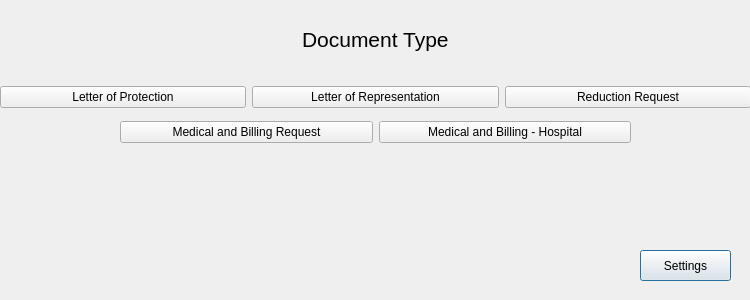
<?xml version="1.0" encoding="UTF-8"?>
<ui version="4.0">
 <class>Dialog</class>
 <widget class="QDialog" name="Dialog">
  <property name="geometry">
   <rect>
    <x>0</x>
    <y>0</y>
    <width>750</width>
    <height>300</height>
   </rect>
  </property>
  <property name="minimumSize">
   <size>
    <width>750</width>
    <height>300</height>
   </size>
  </property>
  <property name="windowTitle">
   <string>Dialog</string>
  </property>
  <widget class="QPushButton" name="pushButton_4">
   <property name="geometry">
    <rect>
     <x>640</x>
     <y>250</y>
     <width>91</width>
     <height>31</height>
    </rect>
   </property>
   <property name="text">
    <string>Settings</string>
   </property>
  </widget>
  <widget class="QWidget" name="verticalLayoutWidget">
   <property name="geometry">
    <rect>
     <x>0</x>
     <y>0</y>
     <width>751</width>
     <height>151</height>
    </rect>
   </property>
   <layout class="QVBoxLayout" name="verticalLayout">
    <item alignment="Qt::AlignHCenter">
     <widget class="QLabel" name="label">
      <property name="text">
       <string>&lt;html&gt;&lt;head/&gt;&lt;body&gt;&lt;p&gt;&lt;span style=&quot; font-size:16pt;&quot;&gt;Document Type&lt;/span&gt;&lt;/p&gt;&lt;/body&gt;&lt;/html&gt;</string>
      </property>
     </widget>
    </item>
    <item>
     <layout class="QHBoxLayout" name="horizontalLayout">
      <item>
       <widget class="QPushButton" name="pushButton">
        <property name="text">
         <string>Letter of Protection</string>
        </property>
       </widget>
      </item>
      <item>
       <widget class="QPushButton" name="pushButton_2">
        <property name="text">
         <string>Letter of Representation</string>
        </property>
       </widget>
      </item>
      <item>
       <widget class="QPushButton" name="pushButton_3">
        <property name="text">
         <string>Reduction Request</string>
        </property>
       </widget>
      </item>
     </layout>
    </item>
    <item>
     <layout class="QHBoxLayout" name="horizontalLayout_3">
      <item>
       <spacer name="horizontalSpacer">
        <property name="orientation">
         <enum>Qt::Horizontal</enum>
        </property>
        <property name="sizeType">
         <enum>QSizePolicy::Fixed</enum>
        </property>
        <property name="sizeHint" stdset="0">
         <size>
          <width>120</width>
          <height>37</height>
         </size>
        </property>
       </spacer>
      </item>
      <item>
       <widget class="QPushButton" name="pushButton_8">
        <property name="text">
         <string>Medical and Billing Request</string>
        </property>
       </widget>
      </item>
      <item>
       <widget class="QPushButton" name="pushButton_9">
        <property name="minimumSize">
         <size>
          <width>245</width>
          <height>0</height>
         </size>
        </property>
        <property name="text">
         <string>Medical and Billing - Hospital</string>
        </property>
       </widget>
      </item>
      <item>
       <spacer name="horizontalSpacer_2">
        <property name="orientation">
         <enum>Qt::Horizontal</enum>
        </property>
        <property name="sizeType">
         <enum>QSizePolicy::Fixed</enum>
        </property>
        <property name="sizeHint" stdset="0">
         <size>
          <width>120</width>
          <height>20</height>
         </size>
        </property>
       </spacer>
      </item>
     </layout>
    </item>
   </layout>
  </widget>
  <widget class="QLabel" name="label_11">
   <property name="geometry">
    <rect>
     <x>220</x>
     <y>150</y>
     <width>311</width>
     <height>141</height>
    </rect>
   </property>
   <property name="text">
    <string/>
   </property>
   <property name="pixmap">
    <pixmap>../placeholders/DashnerLogo.jpg</pixmap>
   </property>
  </widget>
 </widget>
 <resources/>
 <connections/>
</ui>
